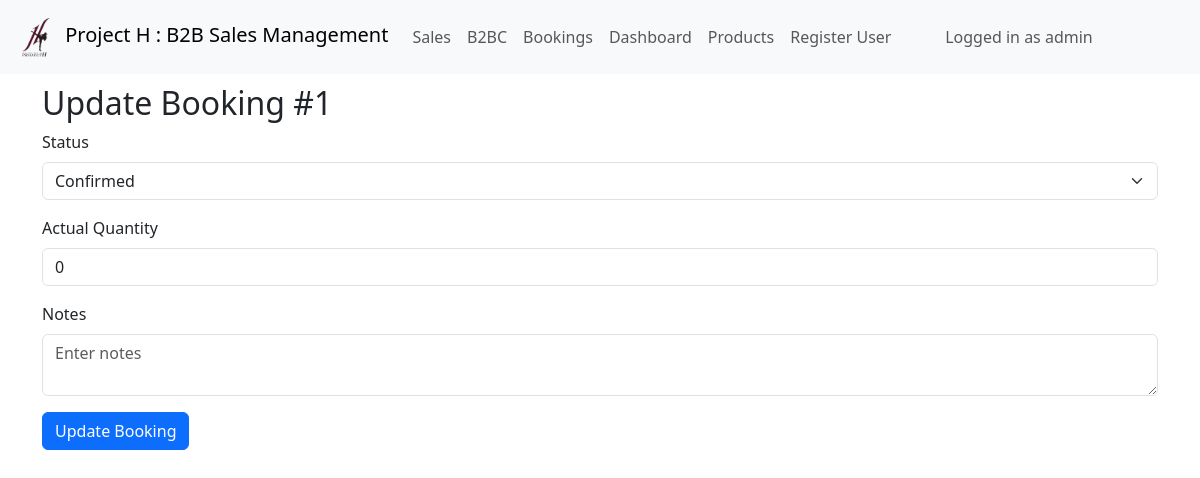
The app's page /bookings/update_booking/1 (signed in), older data.
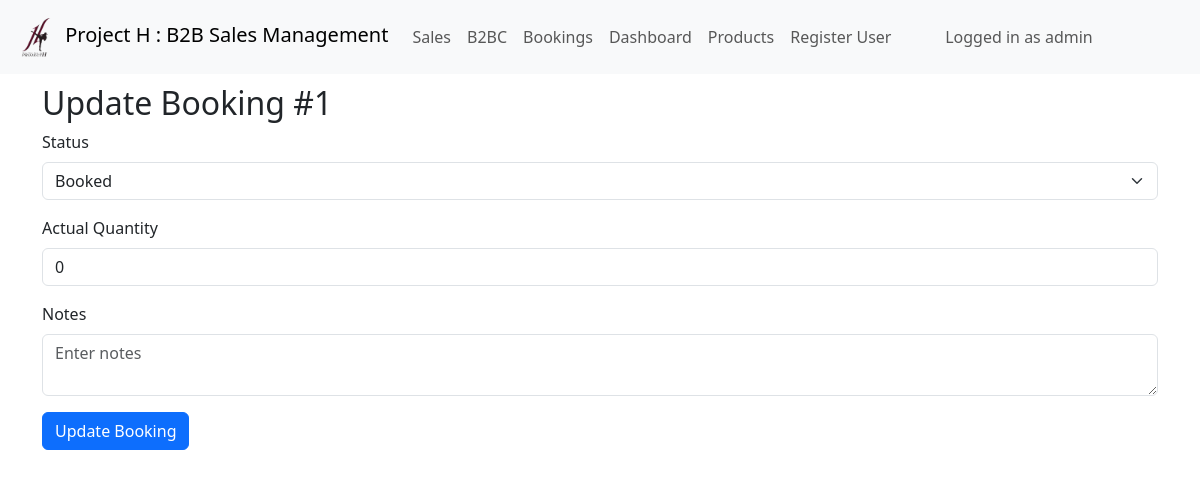
The same page, newer data.
### models.py (models this page shows, shortened)
class Booking(db.Model):
    __tablename__ = 'bookings'
    id = db.Column(db.Integer, primary_key=True)
    voucher_group_sale_id = db.Column(
        db.Integer,
        db.ForeignKey('sales_voucher_group.id', ondelete='CASCADE'),
        nullable=True
    )
    booking_name = db.Column(db.String(100), nullable=True)
    booking_date = db.Column(db.Date)
    time_slot = db.Column(db.String(50))
    status = db.Column(db.String(50), default='not_booked')
    actual_quantity = db.Column(db.Integer, default=0)
    noted = db.Column(db.Text)
    branch_id = db.Column(db.Integer, db.ForeignKey('branches.id'), nullable=True)

### views/booking.py (the view, shortened to what this page needs)
@booking_bp.route('/update_booking/<int:booking_id>', methods=['GET', 'POST'])
@login_required
@roles_required('admin', 'branch_staff')
def update_booking(booking_id):
    booking = Booking.query.get_or_404(booking_id)
    form = UpdateBookingForm(obj=booking)
    return render_template('bookings/update_booking.html', form=form, booking=booking)

### forms.py
class UpdateBookingForm(FlaskForm):
    status = SelectField('Status', choices=[('not_booked', 'Not Booked'), ('booked', 'Booked'), ('confirmed', 'Confirmed'), ('used', 'Used'), ('canceled', 'Canceled')], validators=[DataRequired()])
    actual_quantity = FloatField('Actual Quantity', validators=[Optional()])
    noted = TextAreaField('Notes', validators=[Optional()])
    submit = SubmitField('Update Booking')

### templates/bookings/update_booking.html (shortened to what this page needs)
{% extends 'base.html' %}
{% block content %}
<h2>Update Booking #{{ booking.id }}</h2>
<form method="POST">
    <div class="mb-3">
        {{ form.status.label(class="form-label") }}
        {{ form.status(class="form-select") }}
    </div>
    <div class="mb-3">
        {{ form.actual_quantity.label(class="form-label") }}
        {{ form.actual_quantity(class="form-control", placeholder="Enter actual quantity") }}
    </div>
    <div class="mb-3">
        {{ form.noted.label(class="form-label") }}
        {{ form.noted(class="form-control", placeholder="Enter notes") }}
    </div>
    <div class="mb-3">
        {{ form.submit(class="btn btn-primary") }}
    </div>
</form>
{% endblock %}

Row changes from the older to the newer data that the page shows:
changed Booking id 1: status "Confirmed" → "Booked"
